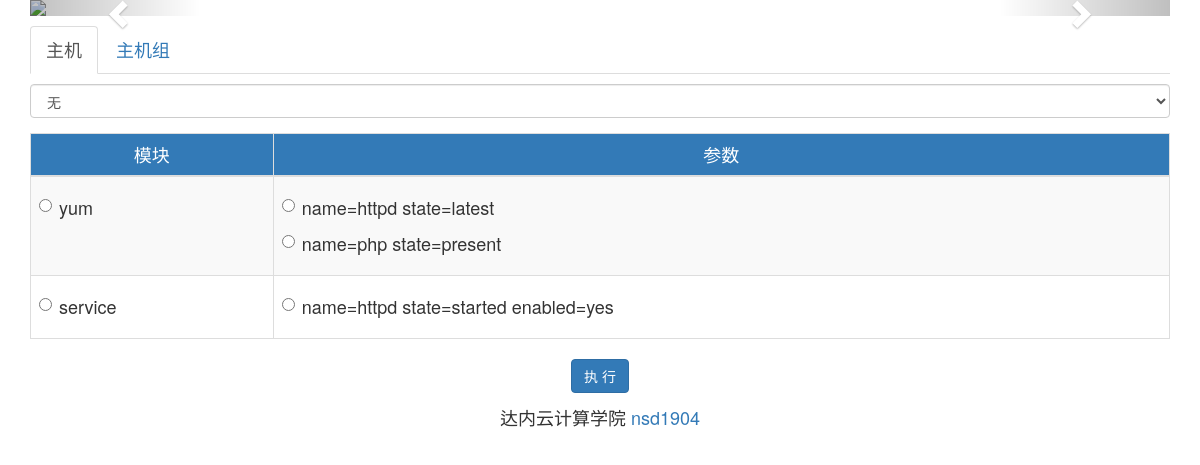
Screenshot of /webadmin/tasks/ with the database file from the repository.
### webadmin/models.py (models this page shows, shortened)
class Module(models.Model):
    modulename = models.CharField(max_length=50, unique=True)

class Argument(models.Model):
    arg_text = models.CharField(max_length=200)
    module = models.ForeignKey(Module)

### webadmin/views.py (the view, shortened to what this page needs)
def tasks(request):
    groups = HostGroup.objects.all()
    hosts = Host.objects.all()
    modules = Module.objects.all()
    context = {'hosts': hosts, 'groups': groups, 'modules': modules}
    return render(request, 'tasks.html', context)

### templates/tasks.html (shortened to what this page needs)
{% extends 'base.html' %}
{% load static %}
{% block content %}
    <ul class="nav nav-tabs h4">
        <li class="active"><a href="#server" data-toggle="tab">主机</a></li>
        <li><a href="#server-group" data-toggle="tab">主机组</a></li>
    </ul>
    <form action="" method="post">
        <div class="tab-content" style="margin-top: 10px">
            <div class="tab-pane active fade in form-group" id="server">
                <select class="form-control" name="ip">
                    <option value="">无</option>
                </select>
            </div>
        </div>
        <table class="table table-bordered table-hover table-striped h4">
            <thead>
                <tr class="bg-primary text-center">
                    <td>模块</td>
                    <td>参数</td>
                </tr>
            </thead>
            {% for module in modules %}
                <tr>
                    <td>
                        <div class="radio">
                            <label>
                                <input type="radio" name="mod" value="{{ module.modulename }}">
                                {{ module.modulename }}
                            </label>
                        </div>
                    </td>
                    <td>
                        <ul class="list-unstyled">
                            {% for param in module.argument_set.all %}
                                <li>
                                    <div class="radio">
                                        <label>
                                            <input type="radio" name="args" value="{{ param.arg_text }}">
                                            {{ param.arg_text }}
                                        </label>
                                    </div>
                                </li>
                            {% endfor %}
                        </ul>
                    </td>
                </tr>
            {% endfor %}
        </table>
        <div class="form-group text-center">
            <input class="btn btn-primary" type="submit" value="执 行">
        </div>
    </form>
{% endblock %}

### rows the page displays
Module: modulename "yum"
Argument: arg_text "name=httpd state=latest"
Argument: arg_text "name=php state=present"
Module: modulename "service"
Argument: arg_text "name=httpd state=started enabled=yes"
